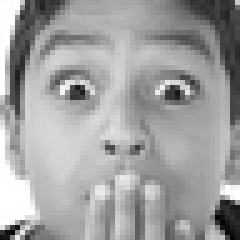
#> input picture img-100-2.png, 48 x 48 px, given in place of the camera (shown 5 times larger)
$ jupyter execute --allow-errors Untitled6.ipynb
#> lines starting #> are read from the running program, lines starting #| are printed output that depends on the picture
[cell 1]
import sys
import cv2
import numpy as np
import fer2013_eval_bc2

face_cascade = cv2.CascadeClassifier('./haarcascade_frontalface_alt.xml')

if face_cascade.empty():
    raise IOError('Unable to load the face cascade classifier xml file')

cap = cv2.VideoCapture(0)
scaling_factor = 0.5
cur_char = False

while True:
    ret, frame = cap.read()
#> frame is the input picture: shape (48, 48, 3); min 0, max 255, mean 160.6
    frame = cv2.resize(frame, None, fx=scaling_factor, fy=scaling_factor, interpolation=cv2.INTER_AREA)
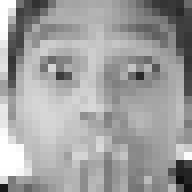
#> frame: shape (24, 24, 3) (shown 8 times larger); min 15, max 255, mean 160.8
    gray = cv2.cvtColor(frame, cv2.COLOR_BGR2GRAY)

    face_rects = face_cascade.detectMultiScale(gray, 1.3, 5)
#> face_rects = ()

    rois = []
    roi = frame

    for (x,y,w,h) in face_rects:
        cv2.rectangle(frame, (x,y), (x+w,y+h), (0,255,0), 3)
        roi = frame[y:y+h, x:x+w]
        rois.append(roi)

        if (cur_char):
            cv2.putText(frame2, emotion_dict[mc[0]], (x, y+h), cv2.FONT_HERSHEY_SIMPLEX, 1, (255, 0, 0), 2)
            cv2.imshow('Face Detector2', frame2)
#> this loop made 0 passes
#> after the loop, rois = []
    cv2.imshow('Face Detector', frame)

    frame2 = frame
    c = cv2.waitKey(1)
#> (key Esc is pressed here)

    if c == 27:
        break
    cv2.imshow('Face Detector_roi', roi)
    emotion_dict = {0: 'Angry', 1: 'Fear', 2: 'Happy', 3: 'Sad'}
    if c == ord('s'):
        frame_roi = cv2.resize(roi, (48, 48), interpolation=cv2.INTER_AREA)
        cv2.imshow('Resized_shot', frame_roi)
        cv2.imwrite("./saved_frame.png", frame_roi)


        mc, result1 = fer2013_eval_bc2.evaluate(frame_roi)
        cur_char = True

cap.release()
cv2.destroyAllWindows()
#> (the rest of this cell did not finish here and is left out)


$ run again, on img-99-3.png
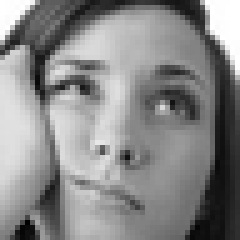
#> input picture img-99-3.png, 48 x 48 px, given in place of the camera (shown 5 times larger)
#> frame is the input picture: shape (48, 48, 3); min 0, max 255, mean 136.1
#> `frame = cv2.resize(frame, None, fx=scaling_factor, fy=scaling_factor, ..`:
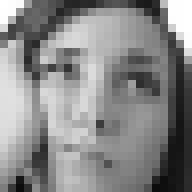
#> frame: shape (24, 24, 3) (shown 8 times larger); min 12, max 255, mean 136.2
#> face_rects = ()
#> after the loop `for (x,y,w,h) in face_rects:`: rois = []

$ run again, on many faces.jpg
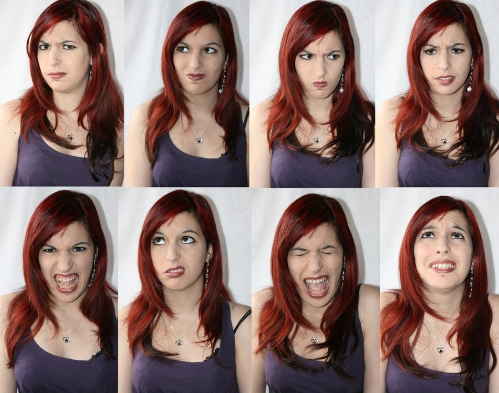
#> input picture many faces.jpg, 499 x 393 px, given in place of the camera
#> frame is the input picture: shape (393, 499, 3); mean B, G, R 112.2, 116.8, 141
#> `gray = cv2.cvtColor(frame, cv2.COLOR_BGR2GRAY)`:
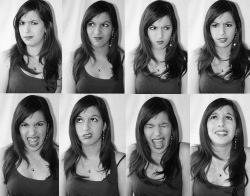
#> gray: shape (196, 250); min 5, max 250, mean 123.9
#> face_rects = [[205, 13, 36, 36], [202, 103, 39, 39], [13, 111, 39, 39], [139, 112, 37, 37], [80, 10, 39, 39], [68, 105, 41, 41]]
#> the loop `for (x,y,w,h) in face_rects:` made 6 passes
#> after the loop `for (x,y,w,h) in face_rects:`:
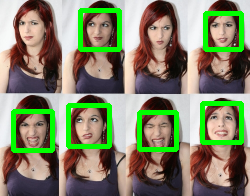
#> frame: shape (196, 250, 3); mean B, G, R 105, 132.6, 129.8
#> after the loop `for (x,y,w,h) in face_rects:`: rois = 6 items
